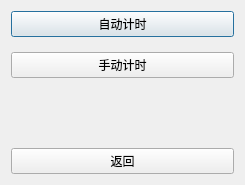
<?xml version="1.0" encoding="UTF-8"?>
<ui version="4.0">
 <class>DMainC</class>
 <widget class="QDialog" name="DMainC">
  <property name="geometry">
   <rect>
    <x>0</x>
    <y>0</y>
    <width>245</width>
    <height>185</height>
   </rect>
  </property>
  <property name="windowTitle">
   <string>切换计时方式</string>
  </property>
  <layout class="QGridLayout" name="gridLayout">
   <item row="0" column="0">
    <layout class="QVBoxLayout" name="verticalLayout" stretch="0,0">
     <property name="spacing">
      <number>15</number>
     </property>
     <item>
      <widget class="QPushButton" name="pushButton_Auto">
       <property name="text">
        <string>自动计时</string>
       </property>
      </widget>
     </item>
     <item>
      <widget class="QPushButton" name="pushButton_Manual">
       <property name="text">
        <string>手动计时</string>
       </property>
      </widget>
     </item>
    </layout>
   </item>
   <item row="2" column="0">
    <widget class="QPushButton" name="pushButton_Back">
     <property name="text">
      <string>返回</string>
     </property>
    </widget>
   </item>
   <item row="1" column="0">
    <spacer name="verticalSpacer">
     <property name="orientation">
      <enum>Qt::Vertical</enum>
     </property>
     <property name="sizeHint" stdset="0">
      <size>
       <width>20</width>
       <height>40</height>
      </size>
     </property>
    </spacer>
   </item>
  </layout>
 </widget>
 <resources/>
 <connections/>
</ui>
